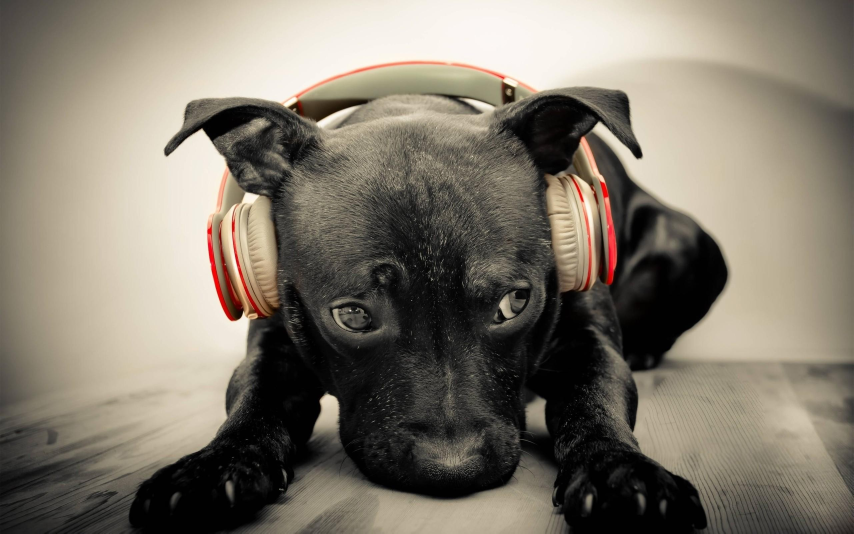
#> input picture 15.11.2021/suns.jpg, 2560 x 1600 px, found by its file name (shown at 1/3 size)
$ python image.py
#> lines starting #> are read from the running program, lines starting #| are printed output that depends on the picture
from PIL import Image

def bilde():

  datne = '15.11.2021/suns.jpg'

  with Image.open(datne)as im:
#> im is the input picture: PIL image 2560x1600 RGB; mean R, G, B 127.3, 119.9, 107.2
    print(datne, im.format,f'{im.size}x{im.mode}')
#| 15.11.2021/suns.jpg JPEG (2560, 1600)xRGB
    im.show()
    izmers = (100,100)
    im.thumbnail(izmers)
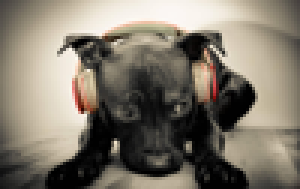
#> im: PIL image 100x63 RGB (shown 3 times larger); mean R, G, B 127.3, 119.9, 107.2
    im.save('15.11.2021/maza_bilde.jpg',im.format)
    im.show()

bilde()

#nolasa attēlu
im = Image.open("15.11.2021/suns.jpg")


#pagriež attēlu

angle = 90

out = im.rotate(angle)
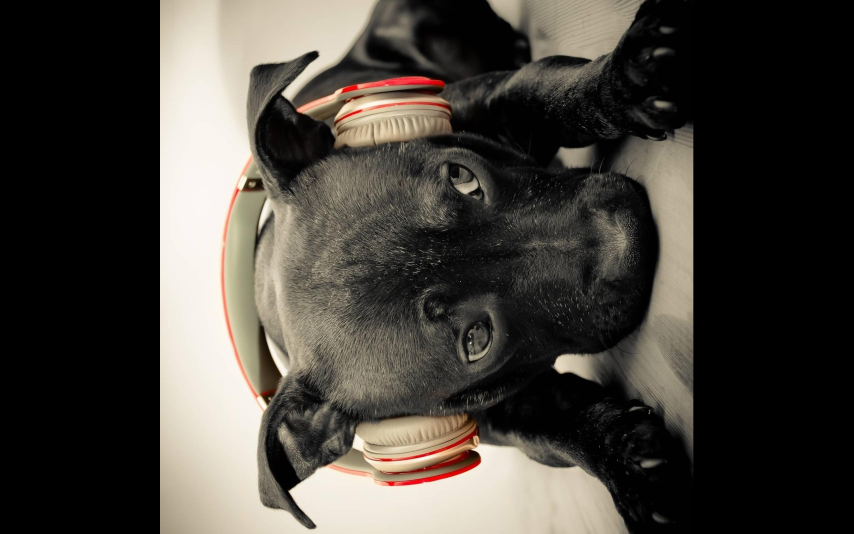
#> out: PIL image 2560x1600 RGB (shown at 1/3 size); mean R, G, B 71.1, 66.9, 60.7
out.save('rotate-output.png')
